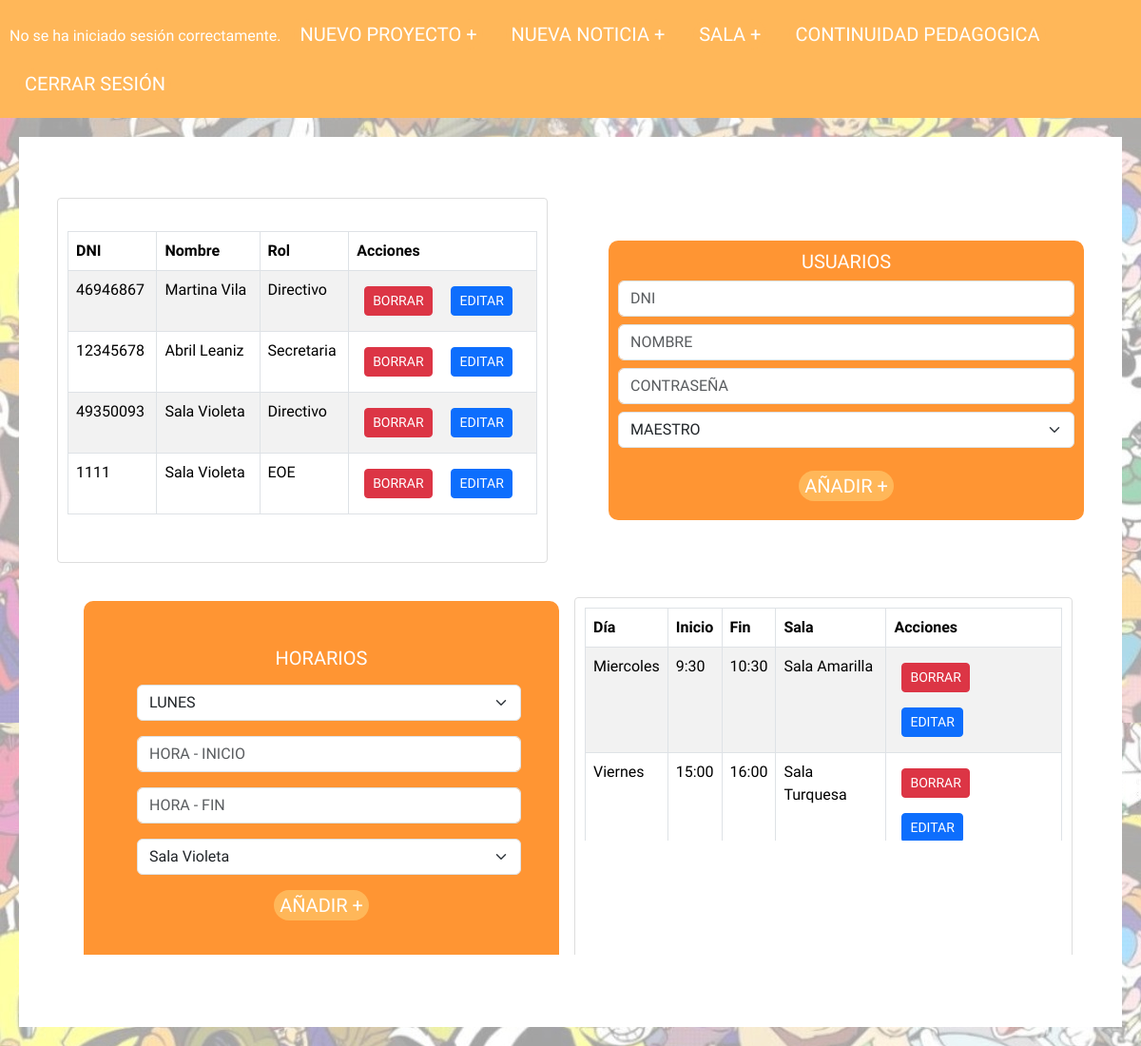
Screenshot of /newuser.php with the database file from the repository.
### tables this page shows
CREATE TABLE `rol` (
  `ID` int(3) NOT NULL,
  `ROL` varchar(70) NOT NULL
);

CREATE TABLE `horarios` (
  `id` int(3) NOT NULL,
  `Dia` varchar(70) NOT NULL,
  `Inicio` varchar(70) NOT NULL,
  `Fin` varchar(70) NOT NULL,
  `Sala` int(1) NOT NULL
);

CREATE TABLE `dia` (
  `ID` int(3) NOT NULL,
  `Dia` varchar(20) NOT NULL
);

CREATE TABLE `salas` (
  `ID` int(3) NOT NULL,
  `Salas` varchar(15) NOT NULL,
  `Color` varchar(10) NOT NULL,
  `texto` text DEFAULT NULL,
  `imagen` varchar(255) DEFAULT NULL,
  `hover` varchar(255) DEFAULT NULL,
  `texto2` text DEFAULT NULL
);

### newuser.php (the view, shortened to what this page needs)
<?php
$conexion = new mysqli("localhost", "root", "", "jardin");
$query = "SELECT login.id, login.DNI, login.NOMBRE, rol.ROL AS nombre_rol
          FROM login
          JOIN rol ON login.ROL = rol.ID";
$result = $conexion->query($query);
$query2 = "SELECT horarios.id, horarios.Dia, horarios.Inicio, horarios.Fin, salas.Salas AS Sala, dia.Dia AS NombreDia
           FROM horarios
           INNER JOIN salas ON horarios.Sala = salas.ID
           INNER JOIN dia ON horarios.Dia = dia.ID";
$result2 = $conexion->query($query2);
?>
<!DOCTYPE html>
<html lang="es">
<head>
    <link rel="stylesheet" href="newusu.css">
    <link rel="stylesheet" href="https://cdnjs.cloudflare.com/ajax/libs/font-awesome/5.15.4/css/all.min.css">
    <link href="https://cdn.jsdelivr.net/npm/bootstrap@5.3.3/dist/css/bootstrap.min.css" rel="stylesheet">
</head>
<body>
  <header class="n2">
  <?php
    if (isset($_SESSION['rol_usuario'])) {
        $rol_usuario = $_SESSION['rol_usuario'];
        $roles_sin_acceso = array("1", "3", "5");
        if (in_array($rol_usuario, $roles_sin_acceso)) {
            echo '<button class="btn2" disabled>NUEVO USUARIO +</button>';
        } else {
            echo '<a href="newuser.php"><button class="btn2">NUEVO USUARIO +</button></a>';
        }
    } else {
        echo 'No se ha iniciado sesión correctamente.';
    }
  ?>
    <a href="newproyect.php"><button class="btn2">NUEVO PROYECTO +</button></a>
    <a href="newNew.php"><button class="btn2">NUEVA NOTICIA +</button></a>
    <a href="adminSala.php"><button class="btn2">SALA +</button></a>
    <a href="admision.php"><button class="btn2">CONTINUIDAD PEDAGOGICA</button></a>
    <a href="cerrar_sesion.php" class="ai"><button class="btn2">CERRAR SESIÓN</button></a>
  </header>
<div class="white">
<div class="container d-flex flex-column flex-md-row justify-content-between align-items-center my-4 p-0">
  <div class="table-container">
    <div class="table-responsive w-100 ms-auto m-4">
        <?php if ($result->num_rows > 0): ?>
            <table class='table table-bordered table-striped'>
                <thead class='thead-dark'>
                    <tr>
                        <th>DNI</th>
                        <th>Nombre</th>
                        <th>Rol</th>
                        <th>Acciones</th>
                    </tr>
                </thead>
                <tbody>
                    <?php while ($row = $result->fetch_assoc()): ?>
                        <tr>
                            <td><?= htmlspecialchars($row['DNI']) ?></td>
                            <td><?= htmlspecialchars($row['NOMBRE']) ?></td>
                            <td><?= htmlspecialchars($row['nombre_rol']) ?></td>
                            <td>
                                <button data-id='<?= htmlspecialchars($row['id']) ?>' class='btn btn-danger sch2 btn-sm m-2'>BORRAR</button>
                                <button data-id='<?= htmlspecialchars($row['id']) ?>' class='btn btn-primary ed2 btn-sm m-2' data-toggle='modal' data-target='#editModal'>EDITAR</button>
                            </td>
                        </tr>
                    <?php endwhile; ?>
                </tbody>
            </table>
        <?php else: ?>
            <div class='alert alert-warning' role='alert'>No hay usuarios registrados.</div>
        <?php endif; ?>
    </div>
  </div>
<form action="newusu.php" method="post" class="formy d-flex justify-content-center flex-column align-items-center my-4 w-100">
    <h5 class="titleh mb-auto">USUARIOS</h5>
    <input name="DNI" type="text" required class="form-control mt-2 w-100" placeholder="DNI">
    <input name="Nombre" type="text" required class="form-control mt-2 w-100" placeholder="NOMBRE">
    <input name="Password" type="password" required class="form-control mt-2 w-100" placeholder="CONTRASEÑA">
    <select class="form-select mt-2 w-100" name="select" required>
        <option value="1" selected>MAESTRO</option>
    </select>
    <button type="submit" class="btn2 mt-4">AÑADIR +</button>
</form>
</div>
<div class="container d-flex flex-column flex-md-row justify-content-between align-items-center m-8">
<form action="horarios.php" method="post" class="formy d-flex justify-content-center flex-column align-items-center m-3 w-100 p-5">
    <h5 class="titleh">HORARIOS</h5>
    <div class="d-flex flex-column w-100">
        <select class="form-select m-2 flex-fill" name="Dia" required>
            <option value="1" selected>LUNES</option>
        </select>
        <input name="Inicio" type="text" required class="form-control m-2 flex-fill" placeholder="HORA - INICIO">
        <input name="Fin" type="text" required class="form-control m-2 flex-fill" placeholder="HORA - FIN">
        <select class="form-select m-2 flex-fill" name="SalaID" required>
            <?php
            $conexion2 = new mysqli("localhost", "root", "", "jardin");
            $query_salas = "SELECT ID, Salas FROM salas";
            $resultado_salas = $conexion2->query($query_salas);
            if ($resultado_salas->num_rows > 0) {
                while($fila_sala = $resultado_salas->fetch_assoc()) {
                    echo '<option value="' . $fila_sala['ID'] . '">' . $fila_sala['Salas'] . '</option>';
                }
            } else {
                echo '<option value="">No hay salas disponibles</option>';
            }
            ?>
        </select>
    </div>
    <button type="submit" class="btn2 m-2">AÑADIR +</button>
</form>
<div class="table-container">
    <div class="table-responsive w-100">
        <?php if ($result2->num_rows > 0): ?>
            <table class='table table-bordered table-striped'>
                <thead class='thead-dark'>
                    <tr>
                        <th>Día</th>
                        <th>Inicio</th>
                        <th>Fin</th>
                        <th>Sala</th>
                        <th>Acciones</th>
                    </tr>
                </thead>
                <tbody>
                    <?php while ($row = $result2->fetch_assoc()): ?>
                        <tr>
                            <td><?= htmlspecialchars($row['NombreDia']) ?></td>
                            <td><?= htmlspecialchars($row['Inicio']) ?></td>
                            <td><?= htmlspecialchars($row['Fin']) ?></td>
                            <td><?= htmlspecialchars($row['Sala']) ?></td>
                            <td>
                                <button data-id='<?= htmlspecialchars($row['id']) ?>' class='btn btn-danger sch btn-sm m-2'>BORRAR</button>
                                <button data-id='<?= htmlspecialchars($row['id']) ?>' class='btn btn-primary btn-sm m-2' data-bs-toggle='modal' data-bs-target='#editModalII'>EDITAR</button>
                            </td>
                        </tr>
                    <?php endwhile; ?>
                </tbody>
            </table>
        <?php else: ?>
            <div class='alert alert-warning' role='alert'>No hay horarios registrados.</div>
        <?php endif; ?>
    </div>
</div>
</div>
</div>
</body>
</html>

### newusu.css (style rules this page uses)
body { margin: 0; padding: 0; background-image: url('img/dibujos.jpeg'); }
header { background-color:#FF7D05; color:white; font-family:"Questrial", sans-serif; padding:10px; }
button { background-color:#FF7D05; color:white; border:none; }
.n2 { background-color:#FFB759; }
.btn2 { background-color:#FFB759; margin:10px; font-size:20px; border-radius:20px; transition: background-color 0.3s ease, transform 0.2s ease; }
a { color:white; text-decoration: none; }
.ai { color: white; text-decoration:none; }
.white { background-color: white; margin:20px; padding:40px; }
.formy { background-color: rgba(255, 123, 0, 0.80); max-width: 500px; border-radius: 10px; padding:10px; }
.titleh { color:white; }
* { font-family:"Questrial", sans-serif; }

### newuser.php (style rules this page uses)
.table-container { max-height: 400px; overflow-y: auto; border: 1px solid #ddd; border-radius: 4px; padding: 10px; }
.table-responsive { width: 100%; overflow-x: auto; -webkit-overflow-scrolling: touch; }

### rows the page displays
horarios: dia.Dia "Miercoles", Inicio "9:30", Fin "10:30", salas.Salas "Sala Amarilla"
horarios: dia.Dia "Viernes", Inicio "15:00", Fin "16:00", salas.Salas "Sala Turquesa"

### other values shown
$row['DNI'] "46946867"
$row['NOMBRE'] "Martina Vila"
$row['nombre_rol'] "Directivo"
$row['DNI'] "12345678"
$row['NOMBRE'] "Abril Leaniz"
$row['nombre_rol'] "Secretaria"
$row['DNI'] "49350093"
$row['NOMBRE'] "Sala Violeta"
$row['DNI'] "1111"
$row['nombre_rol'] "EOE"
form field SalaID "Sala Violeta"
